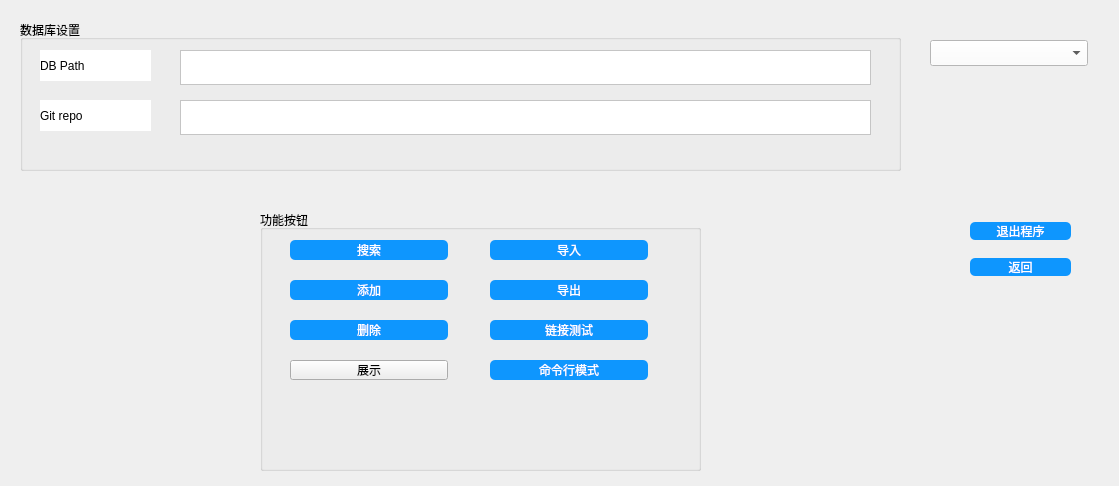
<?xml version="1.0" encoding="UTF-8"?>
<ui version="4.0">
 <class>DataBase</class>
 <widget class="QWidget" name="DataBase">
  <property name="geometry">
   <rect>
    <x>0</x>
    <y>0</y>
    <width>1119</width>
    <height>486</height>
   </rect>
  </property>
  <property name="windowTitle">
   <string>DataBase</string>
  </property>
  <property name="windowIcon">
   <iconset resource="res_static.qrc">
    <normaloff>:/icon/source/res/photo/icon/title.png</normaloff>:/icon/source/res/photo/icon/title.png</iconset>
  </property>
  <widget class="QComboBox" name="cmb_mode">
   <property name="geometry">
    <rect>
     <x>930</x>
     <y>40</y>
     <width>158</width>
     <height>26</height>
    </rect>
   </property>
   <property name="toolTip">
    <string>mode</string>
   </property>
   <property name="styleSheet">
    <string notr="true">background-color: rgb(255, 255, 255);</string>
   </property>
   <property name="placeholderText">
    <string/>
   </property>
  </widget>
  <widget class="QGroupBox" name="groupBox">
   <property name="geometry">
    <rect>
     <x>20</x>
     <y>20</y>
     <width>881</width>
     <height>151</height>
    </rect>
   </property>
   <property name="title">
    <string>数据库设置</string>
   </property>
   <widget class="QLabel" name="pathgit_lab">
    <property name="geometry">
     <rect>
      <x>20</x>
      <y>80</y>
      <width>111</width>
      <height>31</height>
     </rect>
    </property>
    <property name="styleSheet">
     <string notr="true">font: 700 12pt &quot;Microsoft YaHei UI&quot;;
background-color: rgb(255, 255, 255);
color: rgb(0, 0, 0);</string>
    </property>
    <property name="text">
     <string>Git repo</string>
    </property>
   </widget>
   <widget class="QTextEdit" name="textEdit_3">
    <property name="geometry">
     <rect>
      <x>160</x>
      <y>80</y>
      <width>691</width>
      <height>35</height>
     </rect>
    </property>
    <property name="styleSheet">
     <string notr="true">background-color: rgb(255, 255, 255);
font: 12pt &quot;Microsoft YaHei UI&quot;;
color:rgb(0, 0, 0);
</string>
    </property>
   </widget>
   <widget class="QLabel" name="pathDB_lab">
    <property name="geometry">
     <rect>
      <x>20</x>
      <y>30</y>
      <width>111</width>
      <height>31</height>
     </rect>
    </property>
    <property name="styleSheet">
     <string notr="true">font: 700 12pt &quot;Microsoft YaHei UI&quot;;
background-color: rgb(255, 255, 255);
color: rgb(0, 0, 0);</string>
    </property>
    <property name="text">
     <string>DB Path</string>
    </property>
   </widget>
   <widget class="QTextEdit" name="textEdit_datapath">
    <property name="geometry">
     <rect>
      <x>160</x>
      <y>30</y>
      <width>691</width>
      <height>35</height>
     </rect>
    </property>
    <property name="styleSheet">
     <string notr="true">background-color: rgb(255, 255, 255);
font: 12pt &quot;Microsoft YaHei UI&quot;;
color:rgb(0, 0, 0);</string>
    </property>
    <property name="readOnly">
     <bool>true</bool>
    </property>
   </widget>
  </widget>
  <widget class="QGroupBox" name="groupBox_2">
   <property name="geometry">
    <rect>
     <x>260</x>
     <y>210</y>
     <width>441</width>
     <height>261</height>
    </rect>
   </property>
   <property name="title">
    <string>功能按钮</string>
   </property>
   <widget class="QPushButton" name="add_btn">
    <property name="geometry">
     <rect>
      <x>30</x>
      <y>70</y>
      <width>158</width>
      <height>20</height>
     </rect>
    </property>
    <property name="styleSheet">
     <string notr="true">QPushButton
{
	font-family:Microsoft Yahei;
	color:white;
	background-color:rgb(14 , 150 , 254);
	border-radius:5px;
}

QPushButton:hover
{
	background-color:rgb(44 , 137 , 255);
}

QPushButton:pressed
{
	background-color:rgb(14 , 135 , 228);
	padding-left:3px;
	padding-top:3px;
}
</string>
    </property>
    <property name="text">
     <string>添加</string>
    </property>
   </widget>
   <widget class="QPushButton" name="search_btn">
    <property name="geometry">
     <rect>
      <x>30</x>
      <y>30</y>
      <width>158</width>
      <height>20</height>
     </rect>
    </property>
    <property name="styleSheet">
     <string notr="true">QPushButton
{
	font-family:Microsoft Yahei;
	color:white;
	background-color:rgb(14 , 150 , 254);
	border-radius:5px;
}

QPushButton:hover
{
	background-color:rgb(44 , 137 , 255);
}

QPushButton:pressed
{
	background-color:rgb(14 , 135 , 228);
	padding-left:3px;
	padding-top:3px;
}
</string>
    </property>
    <property name="text">
     <string>搜索</string>
    </property>
   </widget>
   <widget class="QPushButton" name="add_btn_2">
    <property name="geometry">
     <rect>
      <x>30</x>
      <y>150</y>
      <width>158</width>
      <height>20</height>
     </rect>
    </property>
    <property name="styleSheet">
     <string notr="true"/>
    </property>
    <property name="text">
     <string>展示</string>
    </property>
   </widget>
   <widget class="QPushButton" name="add_btn_3">
    <property name="geometry">
     <rect>
      <x>30</x>
      <y>110</y>
      <width>158</width>
      <height>20</height>
     </rect>
    </property>
    <property name="styleSheet">
     <string notr="true">QPushButton
{
	font-family:Microsoft Yahei;
	color:white;
	background-color:rgb(14 , 150 , 254);
	border-radius:5px;
}

QPushButton:hover
{
	background-color:rgb(44 , 137 , 255);
}

QPushButton:pressed
{
	background-color:rgb(14 , 135 , 228);
	padding-left:3px;
	padding-top:3px;
}
</string>
    </property>
    <property name="text">
     <string>删除</string>
    </property>
   </widget>
   <widget class="QPushButton" name="add_btn_4">
    <property name="geometry">
     <rect>
      <x>230</x>
      <y>110</y>
      <width>158</width>
      <height>20</height>
     </rect>
    </property>
    <property name="styleSheet">
     <string notr="true">QPushButton
{
	font-family:Microsoft Yahei;
	color:white;
	background-color:rgb(14 , 150 , 254);
	border-radius:5px;
}

QPushButton:hover
{
	background-color:rgb(44 , 137 , 255);
}

QPushButton:pressed
{
	background-color:rgb(14 , 135 , 228);
	padding-left:3px;
	padding-top:3px;
}
</string>
    </property>
    <property name="text">
     <string>链接测试</string>
    </property>
   </widget>
   <widget class="QPushButton" name="add_btn_5">
    <property name="geometry">
     <rect>
      <x>230</x>
      <y>30</y>
      <width>158</width>
      <height>20</height>
     </rect>
    </property>
    <property name="styleSheet">
     <string notr="true">QPushButton
{
	font-family:Microsoft Yahei;
	color:white;
	background-color:rgb(14 , 150 , 254);
	border-radius:5px;
}

QPushButton:hover
{
	background-color:rgb(44 , 137 , 255);
}

QPushButton:pressed
{
	background-color:rgb(14 , 135 , 228);
	padding-left:3px;
	padding-top:3px;
}
</string>
    </property>
    <property name="text">
     <string>导入</string>
    </property>
   </widget>
   <widget class="QPushButton" name="add_btn_6">
    <property name="geometry">
     <rect>
      <x>230</x>
      <y>70</y>
      <width>158</width>
      <height>20</height>
     </rect>
    </property>
    <property name="styleSheet">
     <string notr="true">QPushButton
{
	font-family:Microsoft Yahei;
	color:white;
	background-color:rgb(14 , 150 , 254);
	border-radius:5px;
}

QPushButton:hover
{
	background-color:rgb(44 , 137 , 255);
}

QPushButton:pressed
{
	background-color:rgb(14 , 135 , 228);
	padding-left:3px;
	padding-top:3px;
}
</string>
    </property>
    <property name="text">
     <string>导出</string>
    </property>
   </widget>
   <widget class="QPushButton" name="add_btn_7">
    <property name="geometry">
     <rect>
      <x>230</x>
      <y>150</y>
      <width>158</width>
      <height>20</height>
     </rect>
    </property>
    <property name="styleSheet">
     <string notr="true">QPushButton
{
	font-family:Microsoft Yahei;
	color:white;
	background-color:rgb(14 , 150 , 254);
	border-radius:5px;
}

QPushButton:hover
{
	background-color:rgb(44 , 137 , 255);
}

QPushButton:pressed
{
	background-color:rgb(14 , 135 , 228);
	padding-left:3px;
	padding-top:3px;
}
</string>
    </property>
    <property name="text">
     <string>命令行模式</string>
    </property>
   </widget>
  </widget>
  <widget class="QWidget" name="verticalLayoutWidget_2">
   <property name="geometry">
    <rect>
     <x>970</x>
     <y>210</y>
     <width>101</width>
     <height>80</height>
    </rect>
   </property>
   <layout class="QVBoxLayout" name="verticalLayout_2">
    <item>
     <widget class="QPushButton" name="close_btn">
      <property name="styleSheet">
       <string notr="true">QPushButton
{
	font-family:Microsoft Yahei;
	color:white;
	background-color:rgb(14 , 150 , 254);
	border-radius:5px;
}

QPushButton:hover
{
	background-color:rgb(44 , 137 , 255);
}

QPushButton:pressed
{
	background-color:rgb(14 , 135 , 228);
	padding-left:3px;
	padding-top:3px;
}
</string>
      </property>
      <property name="text">
       <string>退出程序</string>
      </property>
     </widget>
    </item>
    <item>
     <widget class="QPushButton" name="back_btn">
      <property name="styleSheet">
       <string notr="true">QPushButton
{
	font-family:Microsoft Yahei;
	color:white;
	background-color:rgb(14 , 150 , 254);
	border-radius:5px;
}

QPushButton:hover
{
	background-color:rgb(44 , 137 , 255);
}

QPushButton:pressed
{
	background-color:rgb(14 , 135 , 228);
	padding-left:3px;
	padding-top:3px;
}
</string>
      </property>
      <property name="text">
       <string>返回</string>
      </property>
     </widget>
    </item>
   </layout>
  </widget>
 </widget>
 <resources>
  <include location="res_static.qrc"/>
 </resources>
 <connections/>
</ui>
